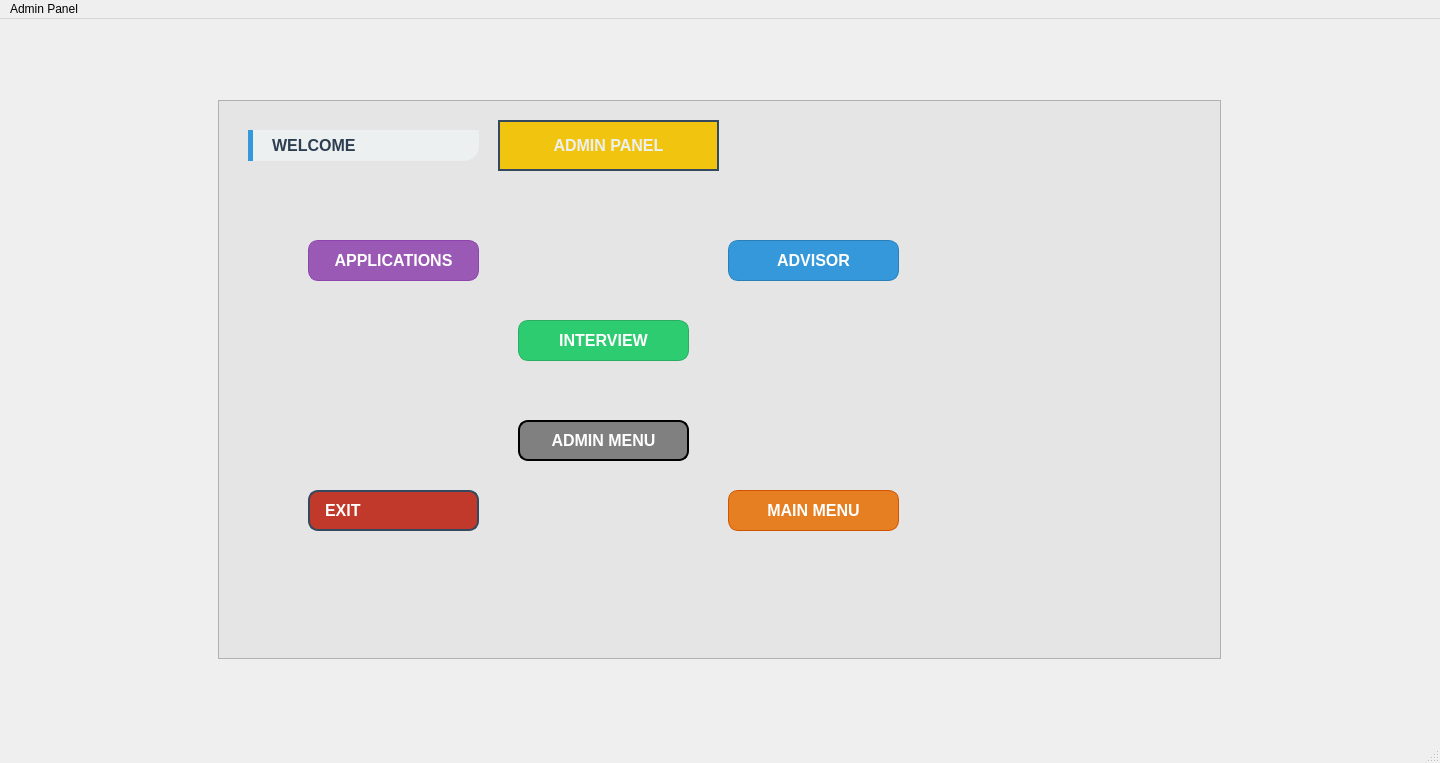
<?xml version="1.0" encoding="UTF-8"?>
<ui version="4.0">
 <class>MainWindow</class>
 <widget class="QMainWindow" name="MainWindow">
  <property name="geometry">
   <rect>
    <x>0</x>
    <y>0</y>
    <width>1440</width>
    <height>763</height>
   </rect>
  </property>
  <property name="windowTitle">
   <string>ADMIN PANEL</string>
  </property>
  <widget class="QWidget" name="centralwidget">
   <layout class="QGridLayout" name="gridLayout">
    <item row="0" column="0">
     <widget class="QFrame" name="frame">
      <property name="minimumSize">
       <size>
        <width>1003</width>
        <height>559</height>
       </size>
      </property>
      <property name="maximumSize">
       <size>
        <width>1003</width>
        <height>559</height>
       </size>
      </property>
      <property name="styleSheet">
       <string notr="true">background-color:#E5E5E5;</string>
      </property>
      <property name="frameShape">
       <enum>QFrame::StyledPanel</enum>
      </property>
      <property name="frameShadow">
       <enum>QFrame::Raised</enum>
      </property>
      <widget class="QLabel" name="label">
       <property name="geometry">
        <rect>
         <x>280</x>
         <y>20</y>
         <width>221</width>
         <height>51</height>
        </rect>
       </property>
       <property name="sizePolicy">
        <sizepolicy hsizetype="Fixed" vsizetype="Fixed">
         <horstretch>0</horstretch>
         <verstretch>0</verstretch>
        </sizepolicy>
       </property>
       <property name="styleSheet">
        <string notr="true">background-color: #f1c40f;
color: #ecf0f1;
font-weight: bold;
font-size: 16px;
border: 2px solid #34495e;</string>
       </property>
       <property name="text">
        <string>ADMIN PANEL</string>
       </property>
       <property name="alignment">
        <set>Qt::AlignCenter</set>
       </property>
      </widget>
      <widget class="QPushButton" name="buttonExit">
       <property name="geometry">
        <rect>
         <x>90</x>
         <y>390</y>
         <width>171</width>
         <height>41</height>
        </rect>
       </property>
       <property name="sizePolicy">
        <sizepolicy hsizetype="Fixed" vsizetype="Fixed">
         <horstretch>0</horstretch>
         <verstretch>0</verstretch>
        </sizepolicy>
       </property>
       <property name="layoutDirection">
        <enum>Qt::RightToLeft</enum>
       </property>
       <property name="styleSheet">
        <string notr="true">QPushButton {
    border-radius: 10px;
    font-weight: bold;
    font-size: 16px;
    border: 2px solid #34495e;
    background-color: #c0392b;
    color: white;
    
    text-align: left;
    direction: rtl;

    /* qproperty-iconTextSpacing: 0;  &lt;-- Bu satır silindi (Hata kaynağı) */
    
    padding-left: 5px;
    padding-right: 15px;  
}

QPushButton:hover {
    background-color: #e74c3c;
}

QPushButton:pressed {
    background-color: #962d22;
}</string>
       </property>
       <property name="text">
        <string>EXIT</string>
       </property>
       <property name="icon">
        <iconset>
         <normaloff>icons/exit.png</normaloff>icons/exit.png</iconset>
       </property>
       <property name="iconSize">
        <size>
         <width>25</width>
         <height>25</height>
        </size>
       </property>
      </widget>
      <widget class="QPushButton" name="buttonApplications">
       <property name="geometry">
        <rect>
         <x>90</x>
         <y>140</y>
         <width>171</width>
         <height>41</height>
        </rect>
       </property>
       <property name="sizePolicy">
        <sizepolicy hsizetype="Fixed" vsizetype="Fixed">
         <horstretch>0</horstretch>
         <verstretch>0</verstretch>
        </sizepolicy>
       </property>
       <property name="layoutDirection">
        <enum>Qt::RightToLeft</enum>
       </property>
       <property name="styleSheet">
        <string notr="true">/* Butonun Normal Hali */
QPushButton {
    border-radius: 10px;
    font-weight: bold;
    font-size: 16px;
    background-color: #9b59b6;
    border: 1px solid #8e44ad;
    color: white;
    padding: 5px;
}


QPushButton:hover {
    background-color: #e7f1ff;
    border-color: #b3d7ff;
    color: #0d6efd;
}</string>
       </property>
       <property name="text">
        <string>APPLICATIONS</string>
       </property>
       <property name="icon">
        <iconset>
         <normaloff>icons/resume.png</normaloff>icons/resume.png</iconset>
       </property>
       <property name="iconSize">
        <size>
         <width>25</width>
         <height>25</height>
        </size>
       </property>
      </widget>
      <widget class="QPushButton" name="buttonAdvisor">
       <property name="geometry">
        <rect>
         <x>510</x>
         <y>140</y>
         <width>171</width>
         <height>41</height>
        </rect>
       </property>
       <property name="sizePolicy">
        <sizepolicy hsizetype="Fixed" vsizetype="Fixed">
         <horstretch>0</horstretch>
         <verstretch>0</verstretch>
        </sizepolicy>
       </property>
       <property name="layoutDirection">
        <enum>Qt::RightToLeft</enum>
       </property>
       <property name="styleSheet">
        <string notr="true">/* Normal Hali */
QPushButton {
    border-radius: 10px;
    font-weight: bold;
    font-size: 16px;
    background-color: #3498db;
    border: 1px solid #2980b9;
    color: white;
}


QPushButton:hover {
    background-color: #2980b9;
}</string>
       </property>
       <property name="text">
        <string>ADVISOR</string>
       </property>
       <property name="icon">
        <iconset>
         <normaloff>icons/advisory.png</normaloff>icons/advisory.png</iconset>
       </property>
       <property name="iconSize">
        <size>
         <width>25</width>
         <height>25</height>
        </size>
       </property>
      </widget>
      <widget class="QPushButton" name="buttonMainMenu">
       <property name="geometry">
        <rect>
         <x>510</x>
         <y>390</y>
         <width>171</width>
         <height>41</height>
        </rect>
       </property>
       <property name="sizePolicy">
        <sizepolicy hsizetype="Fixed" vsizetype="Fixed">
         <horstretch>0</horstretch>
         <verstretch>0</verstretch>
        </sizepolicy>
       </property>
       <property name="layoutDirection">
        <enum>Qt::RightToLeft</enum>
       </property>
       <property name="styleSheet">
        <string notr="true">QPushButton {
    background-color: #e67e22;
    border: 1px solid #d35400;
    color: white;
    border-radius: 10px;
    font-weight: bold;
    font-size: 16px;
    padding: 5px;
}
QPushButton:hover {
    background-color: #d35400;
}


QPushButton:pressed {
    background-color: #ba4a00;
}</string>
       </property>
       <property name="text">
        <string>MAIN MENU</string>
       </property>
       <property name="icon">
        <iconset>
         <normaloff>icons/mainmenu.png</normaloff>icons/mainmenu.png</iconset>
       </property>
       <property name="iconSize">
        <size>
         <width>25</width>
         <height>25</height>
        </size>
       </property>
      </widget>
      <widget class="QPushButton" name="buttonInterview">
       <property name="geometry">
        <rect>
         <x>300</x>
         <y>220</y>
         <width>171</width>
         <height>41</height>
        </rect>
       </property>
       <property name="sizePolicy">
        <sizepolicy hsizetype="Fixed" vsizetype="Fixed">
         <horstretch>0</horstretch>
         <verstretch>0</verstretch>
        </sizepolicy>
       </property>
       <property name="layoutDirection">
        <enum>Qt::RightToLeft</enum>
       </property>
       <property name="styleSheet">
        <string notr="true">/* Normal Hali (Yeşil) */
QPushButton {
    background-color: #2ecc71;
    border: 1px solid #27ae60;
    color: white;
    border-radius: 10px;
    font-weight: bold;
    font-size: 16px;
}

QPushButton:hover {
    background-color: #27ae60;
}</string>
       </property>
       <property name="text">
        <string>INTERVIEW</string>
       </property>
       <property name="icon">
        <iconset>
         <normaloff>icons/interview.png</normaloff>icons/interview.png</iconset>
       </property>
       <property name="iconSize">
        <size>
         <width>25</width>
         <height>25</height>
        </size>
       </property>
      </widget>
      <widget class="QPushButton" name="buttonAdmin">
       <property name="geometry">
        <rect>
         <x>300</x>
         <y>320</y>
         <width>171</width>
         <height>41</height>
        </rect>
       </property>
       <property name="sizePolicy">
        <sizepolicy hsizetype="Fixed" vsizetype="Fixed">
         <horstretch>0</horstretch>
         <verstretch>0</verstretch>
        </sizepolicy>
       </property>
       <property name="layoutDirection">
        <enum>Qt::RightToLeft</enum>
       </property>
       <property name="styleSheet">
        <string notr="true">QPushButton {
    background-color: grey;
    border: 2px solid black;
    color: white;
    border-radius: 10px;
    font-weight: bold;
    font-size: 16px;
}


QPushButton:hover {
    background-color: #999999; 
    border: 1px solid white; 
}


QPushButton:pressed {
    background-color: #555555;
}</string>
       </property>
       <property name="text">
        <string>ADMIN MENU</string>
       </property>
       <property name="icon">
        <iconset>
         <normaloff>icons/admin.png</normaloff>icons/admin.png</iconset>
       </property>
       <property name="iconSize">
        <size>
         <width>25</width>
         <height>25</height>
        </size>
       </property>
      </widget>
      <widget class="QLabel" name="labelGetName">
       <property name="geometry">
        <rect>
         <x>30</x>
         <y>30</y>
         <width>231</width>
         <height>31</height>
        </rect>
       </property>
       <property name="styleSheet">
        <string notr="true">QLabel {
        color: #2C3E50; 
        font-size: 16px;
        font-weight: bold;
        font-family: 'Segoe UI', Arial;
        background-color: #ECF0F1; 
        padding: 8px 15px;
        border-bottom-right-radius: 15px; 
        border-left: 5px solid #3498DB; 
    }</string>
       </property>
       <property name="text">
        <string>WELCOME</string>
       </property>
      </widget>
     </widget>
    </item>
   </layout>
  </widget>
  <widget class="QMenuBar" name="menubar">
   <property name="geometry">
    <rect>
     <x>0</x>
     <y>0</y>
     <width>1440</width>
     <height>30</height>
    </rect>
   </property>
   <widget class="QMenu" name="menuAdmin_Panel">
    <property name="title">
     <string>Admin Panel</string>
    </property>
   </widget>
   <addaction name="menuAdmin_Panel"/>
  </widget>
  <widget class="QStatusBar" name="statusbar"/>
 </widget>
 <resources/>
 <connections/>
</ui>
